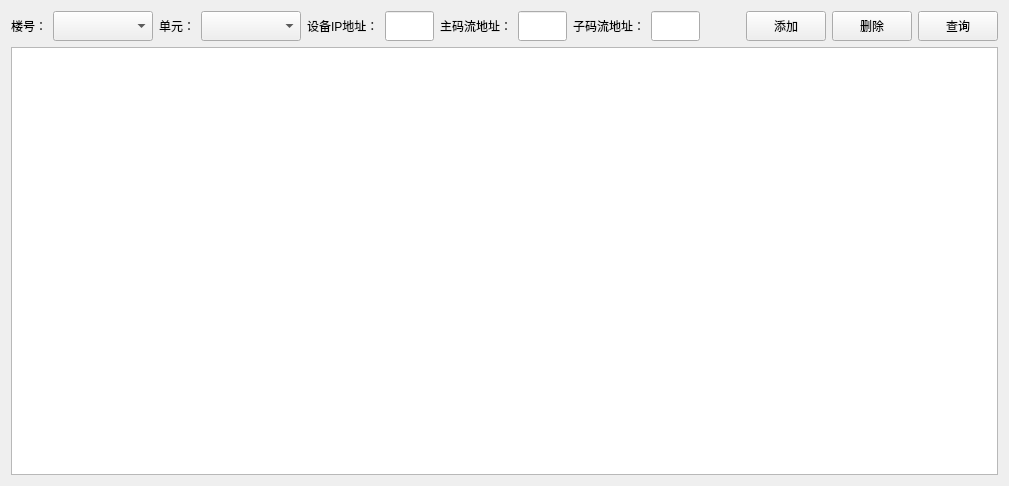
<?xml version="1.0" encoding="UTF-8"?>
<ui version="4.0">
 <class>MainForm</class>
 <widget class="QWidget" name="MainForm">
  <property name="geometry">
   <rect>
    <x>0</x>
    <y>0</y>
    <width>1009</width>
    <height>486</height>
   </rect>
  </property>
  <property name="windowTitle">
   <string>MainForm</string>
  </property>
  <layout class="QVBoxLayout" name="verticalLayout">
   <item>
    <layout class="QHBoxLayout" name="horizontalLayout">
     <item>
      <widget class="QLabel" name="label">
       <property name="text">
        <string>楼号：</string>
       </property>
      </widget>
     </item>
     <item>
      <widget class="QComboBox" name="cbDeviceBuildList">
       <property name="minimumSize">
        <size>
         <width>100</width>
         <height>30</height>
        </size>
       </property>
       <property name="sizeAdjustPolicy">
        <enum>QComboBox::AdjustToContents</enum>
       </property>
      </widget>
     </item>
     <item>
      <widget class="QLabel" name="label_2">
       <property name="text">
        <string>单元：</string>
       </property>
      </widget>
     </item>
     <item>
      <widget class="QComboBox" name="cbDeviceUnitList">
       <property name="minimumSize">
        <size>
         <width>100</width>
         <height>30</height>
        </size>
       </property>
      </widget>
     </item>
     <item>
      <widget class="QLabel" name="label_3">
       <property name="text">
        <string>设备IP地址：</string>
       </property>
      </widget>
     </item>
     <item>
      <widget class="QLineEdit" name="txtDeviceIP">
       <property name="minimumSize">
        <size>
         <width>0</width>
         <height>30</height>
        </size>
       </property>
       <property name="alignment">
        <set>Qt::AlignCenter</set>
       </property>
      </widget>
     </item>
     <item>
      <widget class="QLabel" name="label_4">
       <property name="text">
        <string>主码流地址：</string>
       </property>
      </widget>
     </item>
     <item>
      <widget class="QLineEdit" name="txtMainStreamRtspAddr">
       <property name="minimumSize">
        <size>
         <width>0</width>
         <height>30</height>
        </size>
       </property>
       <property name="alignment">
        <set>Qt::AlignCenter</set>
       </property>
      </widget>
     </item>
     <item>
      <widget class="QLabel" name="label_5">
       <property name="text">
        <string>子码流地址：</string>
       </property>
      </widget>
     </item>
     <item>
      <widget class="QLineEdit" name="txtSubStreamRtspAddr">
       <property name="minimumSize">
        <size>
         <width>0</width>
         <height>30</height>
        </size>
       </property>
       <property name="alignment">
        <set>Qt::AlignCenter</set>
       </property>
      </widget>
     </item>
     <item>
      <spacer name="horizontalSpacer">
       <property name="orientation">
        <enum>Qt::Horizontal</enum>
       </property>
       <property name="sizeType">
        <enum>QSizePolicy::Fixed</enum>
       </property>
       <property name="sizeHint" stdset="0">
        <size>
         <width>40</width>
         <height>20</height>
        </size>
       </property>
      </spacer>
     </item>
     <item>
      <widget class="QPushButton" name="btnAdd">
       <property name="minimumSize">
        <size>
         <width>0</width>
         <height>30</height>
        </size>
       </property>
       <property name="text">
        <string>添加</string>
       </property>
      </widget>
     </item>
     <item>
      <widget class="QPushButton" name="btnDelete">
       <property name="minimumSize">
        <size>
         <width>0</width>
         <height>30</height>
        </size>
       </property>
       <property name="text">
        <string>删除</string>
       </property>
      </widget>
     </item>
     <item>
      <widget class="QPushButton" name="btnQuery">
       <property name="minimumSize">
        <size>
         <width>0</width>
         <height>30</height>
        </size>
       </property>
       <property name="text">
        <string>查询</string>
       </property>
      </widget>
     </item>
     <item>
      <spacer name="horizontalSpacer_2">
       <property name="orientation">
        <enum>Qt::Horizontal</enum>
       </property>
       <property name="sizeHint" stdset="0">
        <size>
         <width>40</width>
         <height>20</height>
        </size>
       </property>
      </spacer>
     </item>
    </layout>
   </item>
   <item>
    <widget class="QTableWidget" name="tableWidget"/>
   </item>
  </layout>
 </widget>
 <layoutdefault spacing="6" margin="11"/>
 <resources/>
 <connections/>
</ui>
